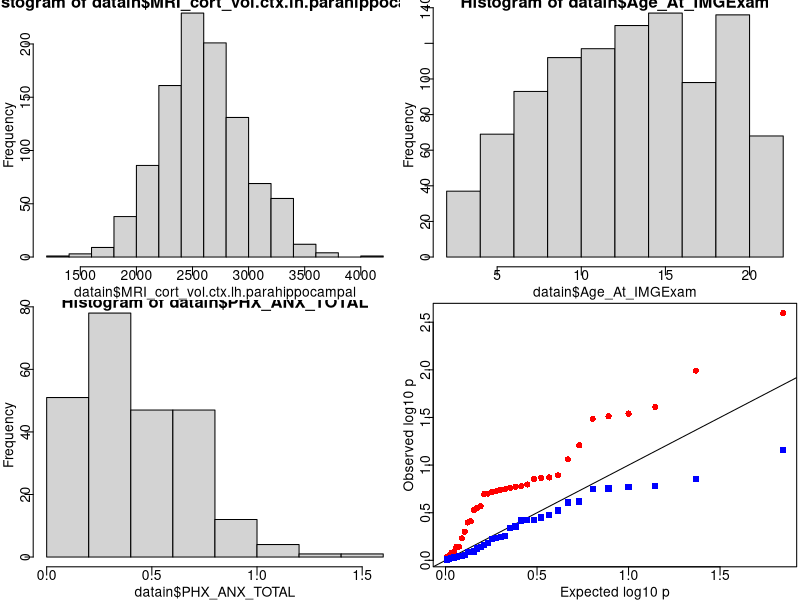
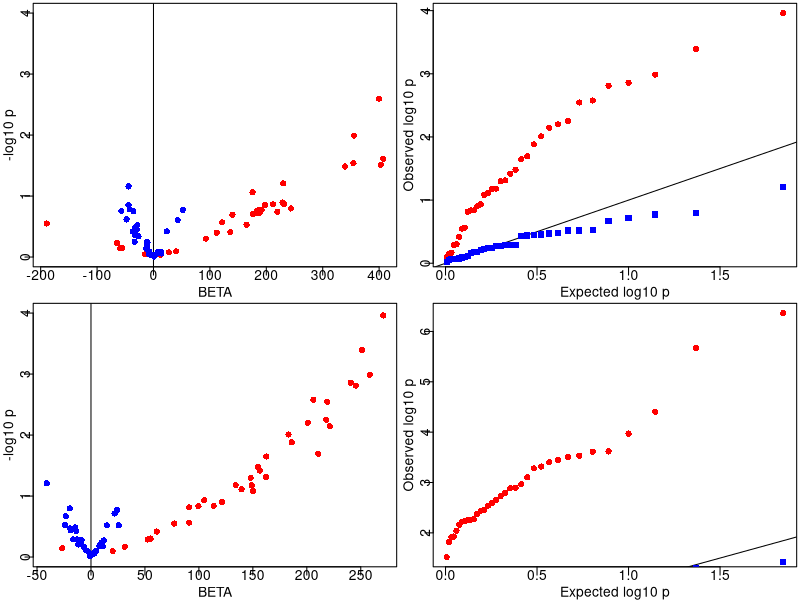
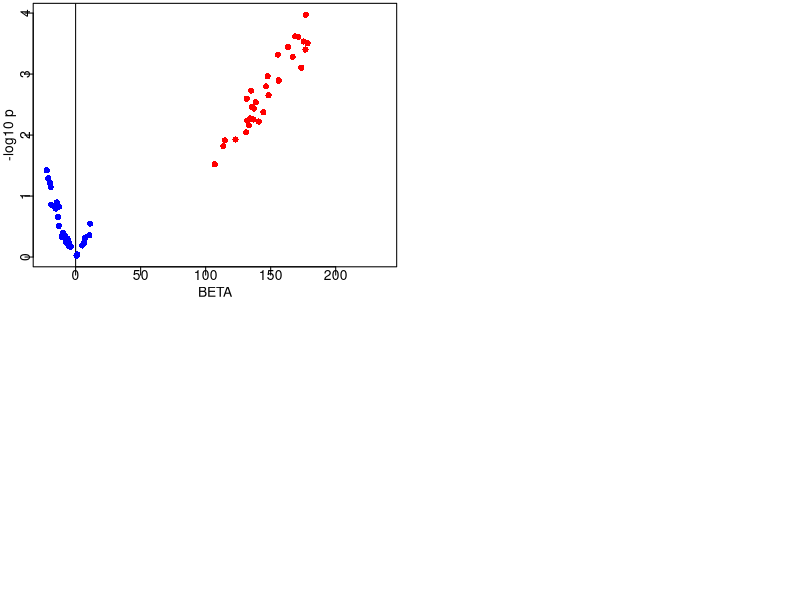

Here is the R script that generated these plots, in order:
## ---- chunk 1
knitr::opts_chunk$set(echo = TRUE)
## ---- chunk 2
# this line needs correct location of dataset
datain <- read.csv("../../data/phenotypes.aug.csv", header=TRUE, as.is=TRUE)


## ---- chunk 3

par(mfrow = c(2,2), omi=rep(0,4), mar =  c(2,2,0.2,0.2), mgp = c(1,0,0))
hist(datain$MRI_cort_vol.ctx.lh.parahippocampal)
hist(datain$Age_At_IMGExam)
hist(datain$PHX_ANX_TOTAL)

MRI <- datain$MRI_cort_vol.ctx.lh.parahippocampal
AGE <- (datain$Age_At_IMGExam - mean(datain$Age_At_IMGExam,na.rm=TRUE))
MANUFACTURER <- datain$ManufacturersModelName
GENDER <- datain$Gender
HAND <- datain$FDH_23_Handedness_Prtcpnt
MYSTERY <- datain$MYSTERY

data.revised <- data.frame(MRI, MANUFACTURER, AGE, GENDER, MYSTERY, HAND)
N <- nrow(data.revised)

## ---- chunk 4

N.small <- 30

#set.seed <  *****
  
data.subsamp <- data.revised[sample(1:N, N.small),]
fit.g <- lm(MRI ~ GENDER, data = data.subsamp)
fit.m <- lm(MRI ~ MYSTERY, data = data.subsamp)

summary(fit.g)
summary(fit.m)

## ---- chunk 5
N.small <- 30
N.subsamps <- 35

qq.volcano.function <- function(N.small, N.subsamps, data.revised=data.revised,
                                nam1, nam2)  
{
  set.seed <- 1234
  results.p.gender <- array(NA, dim = length(N.subsamps)) 
  results.beta.gender <- array(NA, dim = length(N.subsamps)) 
  results.p.mystery <- array(NA, dim = length(N.subsamps)) 
  results.beta.mystery <- array(NA, dim = length(N.subsamps)) 

  for (j in (1:N.subsamps)) {
     data.subsamp <- data.revised[sample(1:N, N.small),]
     fit.g <- lm(MRI ~ GENDER, data = data.subsamp)
     fit.m <- lm(MRI ~ MYSTERY, data = data.subsamp)
     results.p.gender[j] <- summary(fit.g)$coefficients[2,4]
     results.beta.gender[j] <- summary(fit.g)$coefficients[2,1]
     results.p.mystery[j] <- summary(fit.m)$coefficients[2,4]
     results.beta.mystery[j] <- summary(fit.m)$coefficients[2,1]
  }

  #jpeg(paste("Figures/",nam1,".jpg",sep=""))
  exp.log10p <- sort(-log10(((1:N.subsamps) - 0.5)/N.subsamps))
  plot(exp.log10p, sort(-log10(results.p.gender)), pch=16, col='red',
      xlab='Expected log10 p', ylab='Observed log10 p')
  abline(0,1)
  points(exp.log10p, sort(-log10(results.p.mystery)), pch=15, col='blue')
  #dev.off()

 #jpeg(paste("Figures/",nam2,".jpg",sep=""))
 plot(c(min(results.beta.gender,results.beta.mystery),
        max(results.beta.gender,results.beta.mystery)),
       c(0,4), typ='n',xlab='BETA', ylab = '-log10 p' )

 points(results.beta.gender, -log10(results.p.gender), col='red', pch=16 )
 abline(v=0)
 points(results.beta.mystery, -log10(results.p.mystery), col='blue', pch=16)
 #dev.off()
}

qq.volcano.function(30, 35, data.revised, "qq30","volcano30")  
qq.volcano.function(100, 35, data.revised, "qq100","volcano100")
qq.volcano.function(250, 35, data.revised,"qq250","volcano250")

